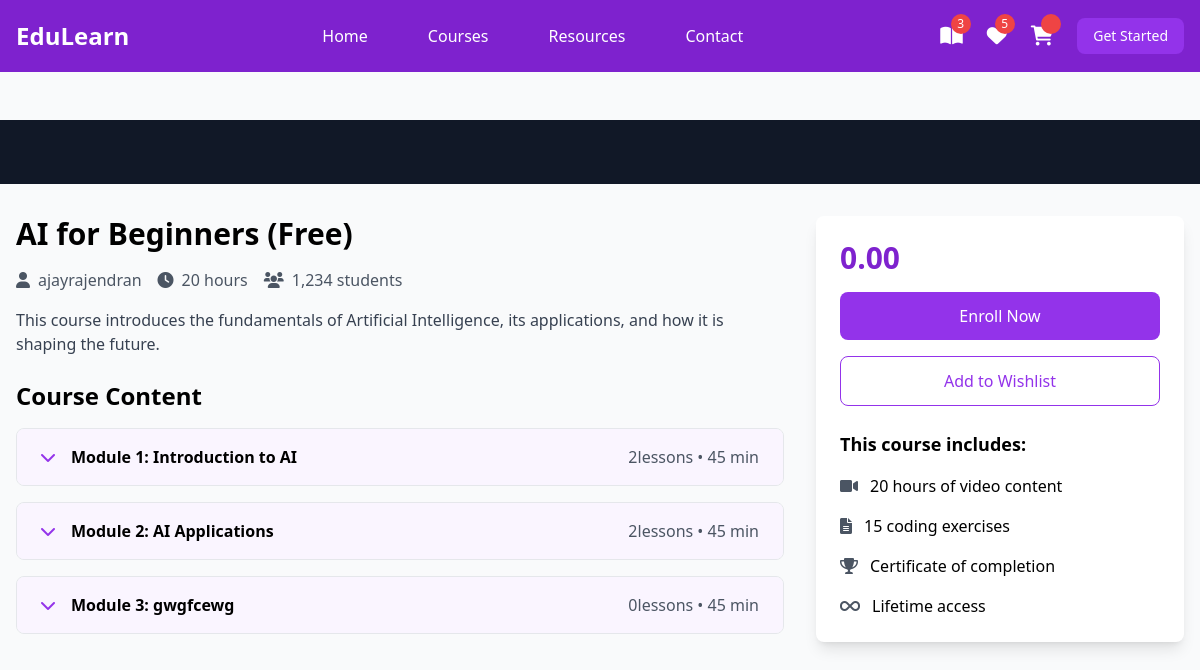
The app's page /student/courses/5/ with its own data.
### instructor/models.py (models this page shows, shortened)
class Course(models.Model):
    title=models.CharField(max_length=200)
    description=models.TextField()
    price=models.DecimalField(decimal_places=2,max_digits=7)
    owner=models.ForeignKey(User,on_delete=models.SET_NULL,related_name="courses",null=True)
    is_free=models.BooleanField(default=False)
    picture=models.ImageField(upload_to="courseimages",null=True,blank=True,default="courseimages/default.png")
    thumbnail=EmbedVideoField()
    category_objects=models.ManyToManyField(Category)
    created_at=models.DateTimeField(auto_now_add=True)
    updated_at=models.DateTimeField(auto_now=True)

class User(AbstractUser):
    ROLE_CHOICES =(
        ("instructor","Instructor"),
        ("student","Student")
    )
    role=models.CharField(max_length=20,choices=ROLE_CHOICES,default="student")

class Module(models.Model):
    title=models.CharField(max_length=200)
    course_object=models.ForeignKey(Course,on_delete=models.CASCADE,related_name="modules")
    order=models.PositiveIntegerField()

### student/views.py (the view)
# urls.py: path('courses/<int:pk>/',views.CourseDetailView.as_view(),name="course-detail"),
class CourseDetailView(View):
    def get(self,request,*args,**kwargs):
        id=kwargs.get("pk")
        course_instance=Course.objects.get(id=id)
        return render(request,"course_detail.html",{"coursedetail":course_instance})

### student/templates/course_detail.html (shortened to what this page needs)
{%extends 'base.html'%} {%block mainblock%} {% load embed_video_tags %}
<div class="pt-20">
  <div class="bg-gray-900 w-full">
    <div class="max-w-screen-xl mx-auto px-4 py-8">
    </div>
  </div>
  <div
    class="max-w-screen-xl mx-auto px-4 py-8 grid grid-cols-1 lg:grid-cols-3 gap-8"
  >
    <div class="lg:col-span-2">
      <h1 class="text-3xl font-bold mb-4">{{coursedetail.title}}</h1>
      <div class="flex items-center mb-4 text-gray-600">
        <span class="mr-4"
          ><i class="fas fa-user mr-2"></i>{{coursedetail.owner}}</span
        >
        <span class="mr-4"><i class="fas fa-clock mr-2"></i>20 hours</span>
        <span><i class="fas fa-users mr-2"></i>1,234 students</span>
      </div>
      <p class="text-gray-700 mb-6">{{coursedetail.description}}</p>
      <div class="space-y-4">
        <h2 class="text-2xl font-bold mb-4">Course Content</h2>
        {%for module in coursedetail.modules.all%}
        <div class="border rounded-lg overflow-hidden">
          <button
            class="w-full px-6 py-4 bg-purple-50 hover:bg-purple-100 flex items-center justify-between"
            onclick="toggleModule('module{{forloop.counter}}')"
          >
            <div class="flex items-center">
              <i class="fas fa-chevron-down mr-4 text-purple-600"></i>
              <span class="font-semibold"
                >Module {{forloop.counter}}: {{module.title}}
              </span>
            </div>
            <span class="text-gray-600"
              >{{module.lessons.all.count}}lessons • 45 min</span
            >
          </button>
        </div>
        {%endfor%}
      </div>
    </div>
    <div class="lg:col-span-1">
      <div class="bg-white p-6 rounded-lg shadow-lg sticky top-24">
        <div class="text-3xl font-bold mb-4 text-purple-700">
          {{coursedetail.price}}
        </div>
        <a href="{%url 'add-to-cart' coursedetail.id%}">
          <button
            class="w-full bg-purple-600 text-white py-3 rounded-lg mb-4 hover:bg-purple-700 transition duration-300"
          >
            Enroll Now
          </button>
        <a>
        <button
          class="w-full border border-purple-600 text-purple-600 py-3 rounded-lg mb-6 hover:bg-purple-50 transition duration-300"
        >
          Add to Wishlist
        </button>
        <div class="space-y-4">
          <h3 class="font-bold text-lg">This course includes:</h3>
          <div class="flex items-center">
            <i class="fas fa-video mr-3 text-gray-600"></i>
            <span>20 hours of video content</span>
          </div>
          <div class="flex items-center">
            <i class="fas fa-file-alt mr-3 text-gray-600"></i>
            <span>15 coding exercises</span>
          </div>
          <div class="flex items-center">
            <i class="fas fa-trophy mr-3 text-gray-600"></i>
            <span>Certificate of completion</span>
          </div>
          <div class="flex items-center">
            <i class="fas fa-infinity mr-3 text-gray-600"></i>
            <span>Lifetime access</span>
          </div>
        </div>
      </div>
    </div>
  </div>
</div>
{%endblock%}

### records on screen
Course: title "AI for Beginners (Free)", owner "ajayrajendran", description "This course introduces the fundamentals of Artificial Intelligence, its applications, and how it is shaping the future.", price "0.00"
Module: title "Introduction to AI", lessons.all.count "2"
Module: title "AI Applications", lessons.all.count "2"
Module: title "gwgfcewg", lessons.all.count "0"
